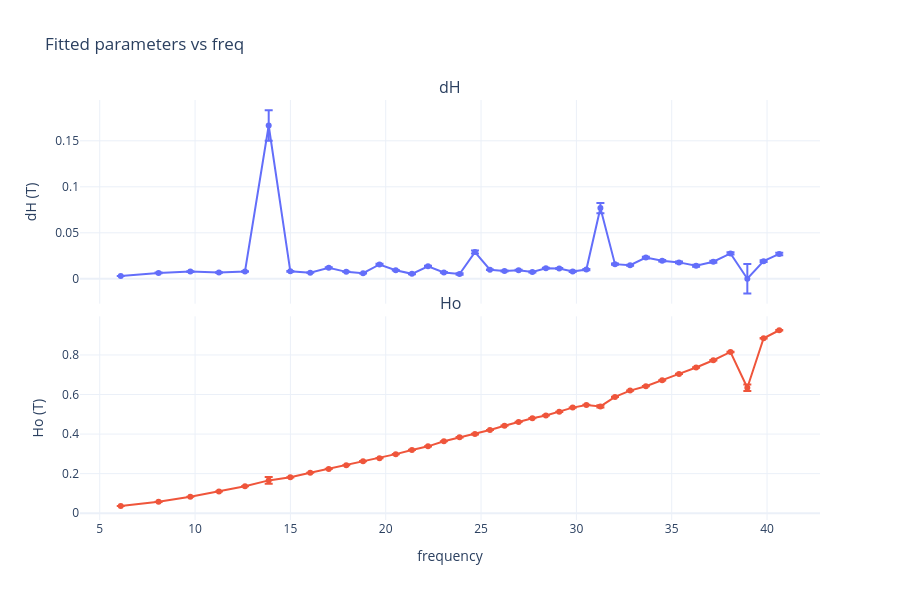

Notebook source saved alongside this figure:
### Code cell
fits_storage.plot_fit_parameters_subplots(
    cut_data_L_fits,
    x_axis="freq",
    params=["dH", "Ho"],
    x_label= "frequency"#"(GHz)"
)
